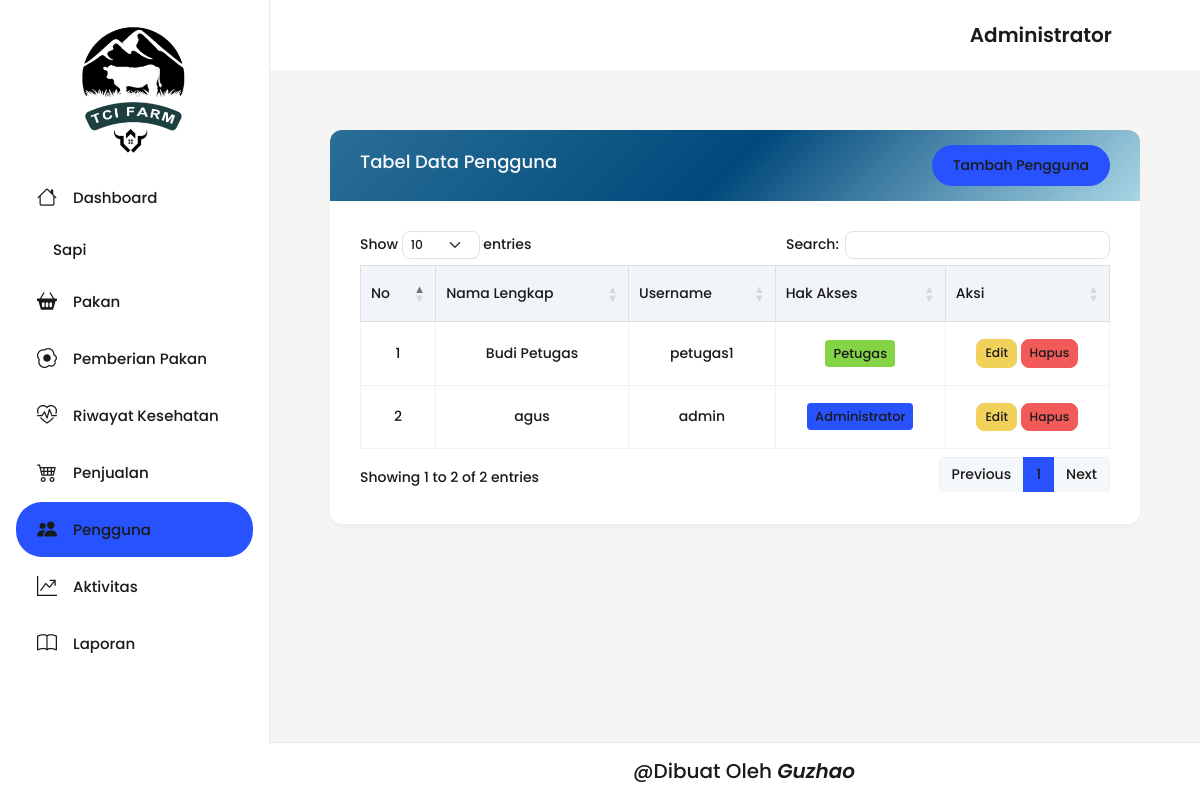
/backend/pages/pengguna/index.php (signed in), run on the app's committed database.
### tables this page shows
CREATE TABLE `users` (
  `id_user` int NOT NULL,
  `username` varchar(50) NOT NULL,
  `password` varchar(255) NOT NULL,
  `nama_lengkap` varchar(100) DEFAULT NULL,
  `hak_akses` enum('administrator','petugas') NOT NULL
);

### backend/pages/pengguna/index.php (the view, shortened to what this page needs)
<?php
include '../../../config/connection.php';
include '../../partials/header.php';
include '../../partials/sidebar.php';
include '../../partials/navbar.php';
$qUser = "SELECT * FROM users ORDER BY id_user DESC";
$result = mysqli_query($connect, $qUser) or die(mysqli_error($connect));
?>
<div class="container-fluid">
  <div class="row">
    <div class="col-12">
      <div class="card w-100">
        <div class="card-header d-flex align-items-center justify-content-between"
          style="background: linear-gradient(135deg, #2a6f97, #01497c, #a9d6e5); border: none;">
          <h5 class="text-light">Tabel Data Pengguna</h5>
          <a href="./create.php" class="btn btn-primary">Tambah Pengguna</a>
        </div>
        <div class="card-body">
          <div class="table-responsive">
            <table id="usersTable" class="table table-bordered w-100 text-center align-middle">
              <thead class="table-light">
                <tr>
                  <th>No</th>
                  <th>Nama Lengkap</th>
                  <th>Username</th>
                  <th>Hak Akses</th>
                  <th>Aksi</th>
                </tr>
              </thead>
              <tbody>
                <?php
                $no = 1;
                while ($user = $result->fetch_object()):
                ?>
                  <tr>
                    <td><?= $no ?></td>
                    <td><?= htmlspecialchars($user->nama_lengkap) ?></td>
                    <td><?= htmlspecialchars($user->username) ?></td>
                    <td>
                      <?php if ($user->hak_akses == 'administrator'): ?>
                        <span class="badge bg-primary">Administrator</span>
                      <?php else: ?>
                        <span class="badge bg-success">Petugas</span>
                      <?php endif; ?>
                    </td>
                    <td>
                      <a href="./edit.php?id=<?= $user->id_user ?>" class="btn btn-warning btn-sm">Edit</a>
                      <a href="../../actions/pengguna/destroy.php?id=<?= $user->id_user ?>"
                        class="btn btn-danger btn-sm"
                        onclick="return confirm('Apakah anda yakin ingin menghapus pengguna ini?')">
                        Hapus
                      </a>
                    </td>
                  </tr>
                <?php
                  $no++;
                endwhile;
                ?>
              </tbody>
            </table>
          </div>
        </div>
      </div>
    </div>
  </div>
</div>
<?php
include '../../partials/footer.php';
include '../../partials/script.php';
?>

### backend/template_admin/src/assets/css/custom.css (style rules this page uses)
.body-wrapper .container-fluid, .body-wrapper .container-sm, .body-wrapper .container-md, .body-wrapper .container-lg, .body-wrapper .container-xl, .body-wrapper .container-xxl { max-width: 100% !important; margin: 0 !important; padding: 30px !important; padding-top: 65px !important; }
.table th { text-align: center; vertical-align: middle; background: #f1f5f9; }
.table td { text-align: center; vertical-align: middle; }
body, .table, .card, .btn, .navbar { font-family: 'Poppins', sans-serif; font-weight: 500; color: #1a1a1a; }
.table th { font-weight: 700; color: #000; }
.table td { font-weight: 500; color: #222; vertical-align: middle; }
.card-header h5 { font-weight: 700; font-size: 18px; color: #fff; }
html, body, * { font-family: 'Poppins', sans-serif !important; font-weight: 500 !important; color: #1a1a1a !important; }

### data on the page
users: nama_lengkap "Budi Petugas", username "petugas1", hak_akses "Petugas"
users: nama_lengkap "agus", username "admin", hak_akses "Administrator"

### other printed values
$_SESSION['hak_akses'] "Administrator"
